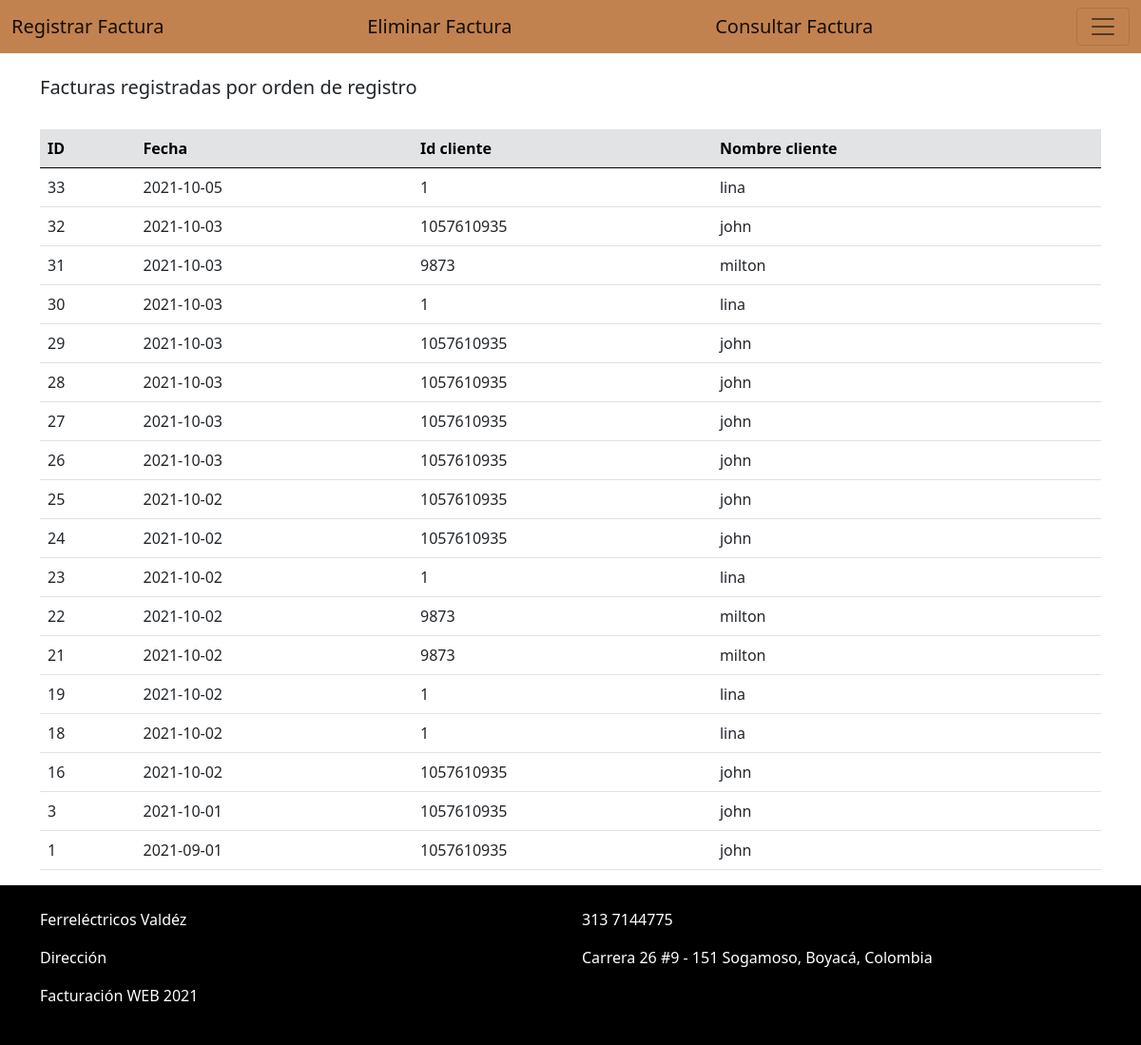
Screenshot of /Factura/ver_Factura.php with the database file from the repository.
### tables this page shows
CREATE TABLE IF NOT EXISTS `comprobante` (
  `id` int(10) NOT NULL AUTO_INCREMENT,
  `fecha` date NOT NULL,
  `idCliente` int(10) NOT NULL,
  `Total` int(100) NOT NULL,
  PRIMARY KEY (`id`),
  KEY `idCliente` (`idCliente`)
);

CREATE TABLE IF NOT EXISTS `cliente` (
  `identificacion` int(11) NOT NULL,
  `nombre` varchar(60) NOT NULL,
  `apellidos` varchar(90) NOT NULL,
  `direccion` varchar(90) NOT NULL,
  `correo` varchar(100) NOT NULL,
  `telefono` int(11) NOT NULL,
  PRIMARY KEY (`identificacion`)
);

### Factura/ver_Factura.php (the view, shortened to what this page needs)
<!DOCTYPE html>
<html lang="en">
<head>
    <link href="https://cdn.jsdelivr.net/npm/bootstrap@5.1.0/dist/css/bootstrap.min.css" rel="stylesheet">
</head>
<body>
  <nav class="navbar navbar-light" style="background-color: #C2824F;">
    <div class="container-fluid">
      <a class="navbar-brand" href="registrar_Factura.html">Registrar Factura</a>
      <a class="navbar-brand" href="eliminar_Factura.html">Eliminar Factura</a>
      <a class="navbar-brand" href="consultar_Factura.html">Consultar Factura</a>
      <button class="navbar-toggler" type="button" data-bs-toggle="offcanvas" data-bs-target="#offcanvasNavbar" aria-controls="offcanvasNavbar">
        <span class="navbar-toggler-icon"></span>
      </button>
    </div>
  </nav>
    <div class="container">
      <br>
      <h5>Facturas registradas por orden de registro</h5>
      <br>
      <table class="table">
        <thead class="table-secondary">
          <tr>
            <th scope="col">ID</th>
            <th scope="col">Fecha</th>
            <th scope="col">Id cliente</th>
            <th scope="col">Nombre cliente </th>
          </tr>
        </thead>
        <tbody>
          <?php
            $connect = mysqli_connect('localhost', 'root', '', 'ferrelectricosvaldez');
            $sql = "SELECT *, nombre from comprobante, cliente WHERE comprobante.idCliente = cliente.identificacion ORDER BY comprobante.id DESC";
            $result = mysqli_query($connect, $sql);
            while($mostrar=mysqli_fetch_array($result)){
          ?>
          <tr>
            <td><?php echo $mostrar['id'] ?></td>
            <td><?php echo $mostrar['fecha'] ?></td>
            <td><?php echo $mostrar['idCliente'] ?></td>
            <td><?php echo $mostrar['nombre'] ?></td>
          </tr>
          <?php
            }
          ?>
        </tbody>
      </table>
    </div>
</body>
<footer style="background-color: #000000;">
  <div class="container">
    <br>
    <div class="row">
        <div class="col-sm">
          <p style="color: white;">Ferreléctricos Valdéz</p>
        </div>
        <div class="col-sm">
          <p style="color: white;">313 7144775</p>
        </div>
    </div>
    <div class="row">
      <div class="col-sm">
        <p style="color: white;">Dirección</p>
      </div>
      <div class="col-sm">
        <p style="color: white;">Carrera 26 #9 - 151 Sogamoso, Boyacá, Colombia</p>
      </div>
    </div>
    <div class="row">
    <p style="color: white;">Facturación WEB 2021</p>
    </div>
    <br>
  </div>
</footer>
</html>

### rows the page displays
comprobante: id "33", fecha "2021-10-05", idCliente "1", idCliente.nombre "lina"
comprobante: id "32", fecha "2021-10-03", idCliente "1057610935", idCliente.nombre "john"
comprobante: id "31", fecha "2021-10-03", idCliente "9873", idCliente.nombre "milton"
comprobante: id "30", fecha "2021-10-03", idCliente "1", idCliente.nombre "lina"
comprobante: id "29", fecha "2021-10-03", idCliente "1057610935", idCliente.nombre "john"
comprobante: id "28", fecha "2021-10-03", idCliente "1057610935", idCliente.nombre "john"
comprobante: id "27", fecha "2021-10-03", idCliente "1057610935", idCliente.nombre "john"
comprobante: id "26", fecha "2021-10-03", idCliente "1057610935", idCliente.nombre "john"
comprobante: id "25", fecha "2021-10-02", idCliente "1057610935", idCliente.nombre "john"
comprobante: id "24", fecha "2021-10-02", idCliente "1057610935", idCliente.nombre "john"
comprobante: id "23", fecha "2021-10-02", idCliente "1", idCliente.nombre "lina"
comprobante: id "22", fecha "2021-10-02", idCliente "9873", idCliente.nombre "milton"
comprobante: id "21", fecha "2021-10-02", idCliente "9873", idCliente.nombre "milton"
comprobante: id "19", fecha "2021-10-02", idCliente "1", idCliente.nombre "lina"
comprobante: id "18", fecha "2021-10-02", idCliente "1", idCliente.nombre "lina"
comprobante: id "16", fecha "2021-10-02", idCliente "1057610935", idCliente.nombre "john"
comprobante: id "3", fecha "2021-10-01", idCliente "1057610935", idCliente.nombre "john"
comprobante: id "1", fecha "2021-09-01", idCliente "1057610935", idCliente.nombre "john"
